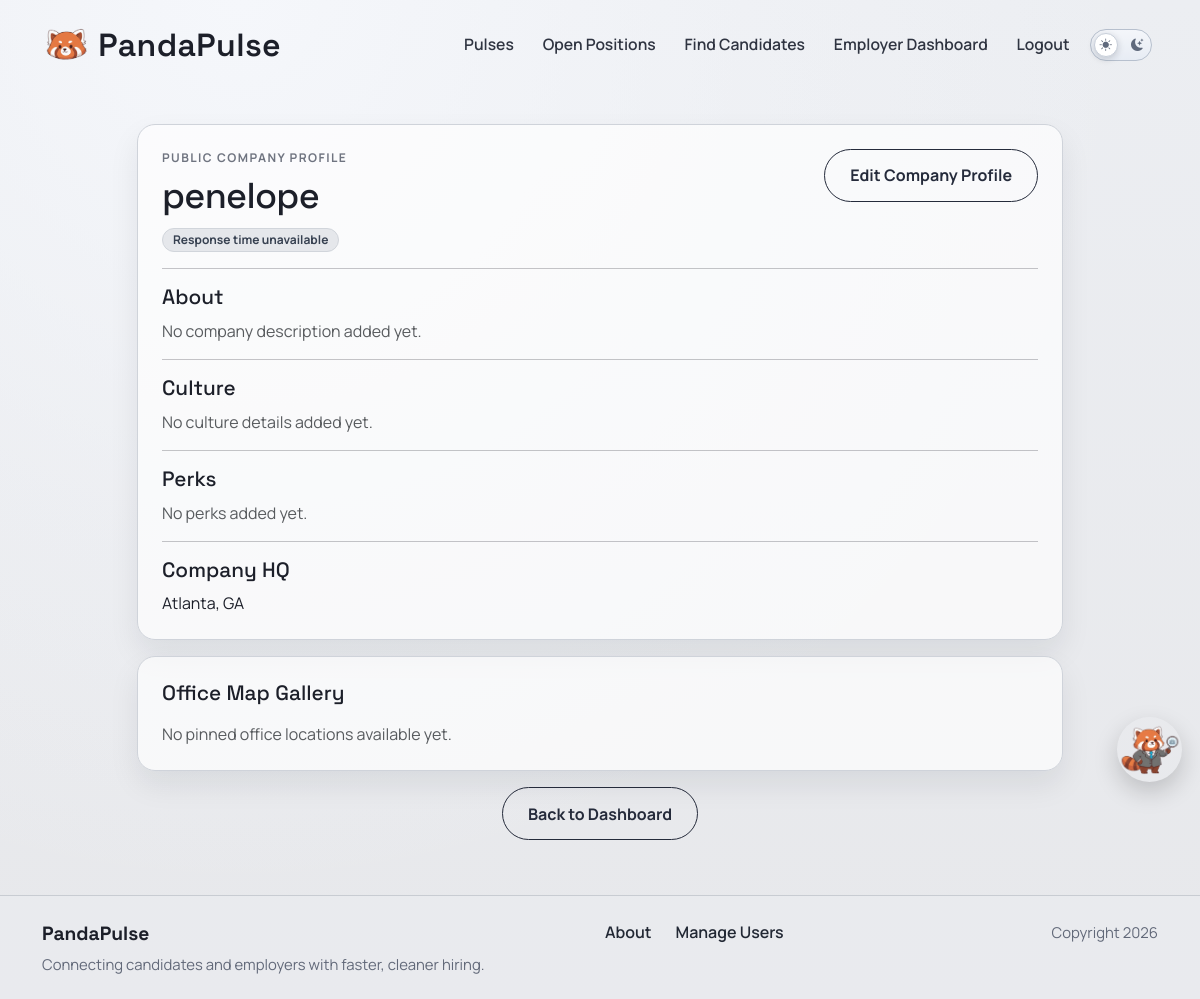
Screenshot of /accounts/company/penelope/ (signed in) with the database file from the repository.
### accounts/models.py (models this page shows, shortened)
class Profile(models.Model):
    class AccountType(models.TextChoices):
        APPLICANT = "APPLICANT", "Job Applicant"
        EMPLOYER = "EMPLOYER", "Employer"
    user = models.OneToOneField(settings.AUTH_USER_MODEL, on_delete=models.CASCADE, related_name="profile")
    last_activity = models.DateTimeField(null=True, blank=True)
    is_typing = models.BooleanField(default=False)
    last_typing_update = models.DateTimeField(null=True, blank=True)
    account_type = models.CharField(
        max_length=20,
        choices=AccountType.choices,
        default=AccountType.APPLICANT
    )
    profile_picture = models.ImageField(
        upload_to="profile_pics/",
        blank=True,
        null=True
    )
    resume_file = models.FileField(
        upload_to="profile_resumes/",
        blank=True,
        null=True,
    )
    headline = models.CharField(max_length=120, blank=True)
    skills = models.CharField(max_length=300, blank=True)
    education = models.TextField(blank=True)
    work_experience = models.TextField(blank=True)
    location = models.CharField(max_length=255, blank=True)
    address_line_1 = models.CharField(max_length=255, blank=True)
    address_line_2 = models.CharField(max_length=255, blank=True)
    city = models.CharField(max_length=100, blank=True)
    state = models.CharField(max_length=100, blank=True)
    postal_code = models.CharField(max_length=20, blank=True)
    country = models.CharField(max_length=100, blank=True, default="United States")
    projects = models.TextField(blank=True)
    parsed_resume_skills = models.TextField(blank=True)
    company_name = models.CharField(max_length=120, blank=True)
    company_website = models.URLField(blank=True)
    company_description = models.TextField(blank=True)
    company_culture = models.TextField(blank=True)
    company_perks = models.TextField(blank=True)
    visible_to_recruiters = models.BooleanField(
        default=True,
        help_text="Allow recruiters to view your profile."
    )
    show_headline = models.BooleanField(default=True)
    show_skills = models.BooleanField(default=True)
    show_education = models.BooleanField(default=True)
    show_work_experience = models.BooleanField(default=True)
    show_links = models.BooleanField(default=True)
    hide_email_from_employers = models.BooleanField(default=False)
    created_at = models.DateTimeField(auto_now_add=True)

### accounts/views.py (the view)
# urls.py: path("company/<str:username>/", views.company_profile, name="accounts.company_profile"),
@login_required
def company_profile(request, username):
    User = get_user_model()
    company_user = get_object_or_404(User, username=username)
    profile, _ = Profile.objects.get_or_create(user=company_user)
    is_owner = request.user == company_user
    if profile.account_type != Profile.AccountType.EMPLOYER:
        raise Http404("Company profile not available.")
    if not is_owner and not _is_applicant(request.user):
        return HttpResponseForbidden("Only applicants can view company profiles.")
    office_jobs = (
        JobPost.objects.filter(owner=company_user, office_location__isnull=False)
        .select_related("office_location")
        .order_by("-created_at")
    )
    perks = [perk.strip() for perk in (profile.company_perks or "").splitlines() if perk.strip()]
    response_sla = build_response_sla_by_employer_ids([company_user.id]).get(company_user.id)
    default_back_url = reverse("jobposts.dashboard") if is_owner else reverse("accounts.company_search")
    default_back_label = "Dashboard" if is_owner else "Company Search"
    return render(
        request,
        "accounts/company_profile.html",
        {
            "template_data": {
                "title": f"{profile.company_name or company_user.username} Company Profile",
                "company_user": company_user,
                "profile": profile,
                "is_owner": is_owner,
                "perks": perks,
                "office_jobs": office_jobs,
                "response_sla": response_sla,
                "current_url": current_request_url(request),
                "back_navigation": build_back_navigation(
                    request,
                    default_back_url,
                    default_label=default_back_label,
                ),
            }
        },
    )

### accounts/context_processors.py (called while the page is built)
def can_post_job(request):
    if not request.user.is_authenticated:
        return {"can_post_job": False}
    is_employer = Profile.objects.filter(
        user=request.user,
        account_type=Profile.AccountType.EMPLOYER,
    ).exists()
    return {"can_post_job": is_employer}

### project2/navigation.py (called while the page is built)
def safe_local_navigation_url(request, candidate_url):
    candidate_url = (candidate_url or "").strip()
    if not candidate_url:
        return ""
    if not url_has_allowed_host_and_scheme(
        candidate_url,
        allowed_hosts={request.get_host()},
        require_https=request.is_secure(),
    ):
        return ""
    parsed = urlsplit(candidate_url)
    safe_url = parsed.path or "/"
    if parsed.query:
        safe_url = f"{safe_url}?{parsed.query}"
    if parsed.fragment:
        safe_url = f"{safe_url}#{parsed.fragment}"
    return safe_url

def current_request_url(request):
    return safe_local_navigation_url(request, request.get_full_path()) or "/"

def navigation_label_for_url(url, default_label="Dashboard"):
    parsed = urlsplit((url or "").strip())
    path = parsed.path or "/"
    query = parse_qs(parsed.query)
    try:
        match = resolve(path)
    except Resolver404:
        return default_label
    if match.view_name == "jobposts.dashboard":
        tab = (query.get("tab") or [""])[0]
        return DASHBOARD_TAB_LABELS.get(tab, "Dashboard")
    return VIEW_LABELS.get(match.view_name, default_label)

### project2/response_sla.py (called while the page is built)
def build_response_sla(avg_hours):
    if avg_hours is None:
        return {
            "label": "Response time unavailable",
            "css_class": "is-neutral",
            "hours": None,
        }
    return {
        "label": f"Responds in {format_response_time_window(avg_hours)}",
        "css_class": f"is-{response_sla_tone(avg_hours)}",
        "hours": round(avg_hours, 1),
    }

### accounts/templates/accounts/company_profile.html (shortened to what this page needs)
{% extends 'base.html' %}
{% block content %}
<section class="page-shell">
  <div class="container">
    <div class="row justify-content-center">
      <div class="col-lg-10">
        <div class="surface-card">
          <div class="d-flex justify-content-between align-items-start gap-3 flex-wrap">
            <div>
              <p class="page-kicker mb-2">Public company profile</p>
              <h1 class="page-title page-title-sm mb-1">
                {{ template_data.profile.company_name|default:template_data.company_user.username }}
              </h1>
              {% if template_data.response_sla %}
                <div class="mt-2">
                  <span class="sla-badge {{ template_data.response_sla.css_class }}">
                    {{ template_data.response_sla.label }}
                  </span>
                </div>
              {% endif %}
            </div>
            {% if template_data.is_owner %}
              <a class="secondary-btn" href="{% url 'accounts.company_profile_edit' %}?return_to={{ template_data.current_url|urlencode }}">Edit Company Profile</a>
            {% endif %}
          </div>
          <hr>
          <h5 class="surface-title">About</h5>
          {% if template_data.profile.company_description %}
            <p style="white-space:pre-wrap;">{{ template_data.profile.company_description }}</p>
          {% else %}
            <p class="text-muted">No company description added yet.</p>
          {% endif %}
          <hr>
          <h5 class="surface-title">Culture</h5>
          {% if template_data.profile.company_culture %}
            <p style="white-space:pre-wrap;">{{ template_data.profile.company_culture }}</p>
          {% else %}
            <p class="text-muted">No culture details added yet.</p>
          {% endif %}
          <hr>
          <h5 class="surface-title">Perks</h5>
          {% if template_data.perks %}
            <ul class="mb-0">
              {% for perk in template_data.perks %}
                <li>{{ perk }}</li>
              {% endfor %}
            </ul>
          {% else %}
            <p class="text-muted">No perks added yet.</p>
          {% endif %}
          <hr>
          <h5 class="surface-title">Company HQ</h5>
          {% if template_data.profile.city and template_data.profile.state %}
            <p class="mb-0">{{ template_data.profile.city }}, {{ template_data.profile.state }}</p>
          {% else %}
            <p class="text-muted mb-0">No headquarters location added yet.</p>
          {% endif %}
        </div>
        <div class="surface-card mt-3">
          <h5 class="surface-title mb-3">Office Map Gallery</h5>
          {% if template_data.office_jobs %}
            <div class="row g-3">
              {% for job in template_data.office_jobs %}
                <div class="col-md-6">
                  <div class="border rounded-3 p-3 h-100">
                    <div class="fw-semibold mb-1">{{ job.title }}</div>
                    <div class="small text-muted mb-2">{{ job.location }}</div>
                    <div class="ratio ratio-16x9 mb-2">
                      <iframe title="Office map for {{ job.title }}" src="{{ job.office_location.osm_embed_url }}" style="border:1px solid #e5e7eb;" loading="lazy"></iframe>
                    </div>
                    <div class="small text-muted">
                      {% if job.office_location.full_address %}{{ job.office_location.full_address }} - {% endif %}
                      <a href="{{ job.office_location.osm_link_url }}" target="_blank" rel="noopener noreferrer">Open in Google Maps</a>
                    </div>
                  </div>
                </div>
              {% endfor %}
            </div>
          {% else %}
            <p class="text-muted mb-0">No pinned office locations available yet.</p>
          {% endif %}
        </div>
        <div class="text-center mt-3">
          <a class="secondary-btn" href="{{ template_data.back_navigation.url }}">{{ template_data.back_navigation.text }}</a>
        </div>
      </div>
    </div>
  </div>
</section>
{% endblock content %}

### project2/static/css/style.css (style rules this page uses)
:root { --bg-base: #e7e8eb; --ink: #1c1f29; --ink-muted: #515662; --line: #c3c8d0; --panel: #9fc3df; --panel-2: #c8deef; }
* { box-sizing: border-box; }
body { margin: 0; min-height: 100vh; font-family: "Manrope", sans-serif; color: var(--ink); background: radial-gradient(circle at 20% 0%, #f5f7fb 0%, rgba(245, 247, 251, 0.3) 38%, transparent 65%), linear-gradient(180deg, #eceef2 0%, var(--bg-base) 100%); }
.primary-btn, .secondary-btn, .danger-btn { display: inline-flex; align-items: center; justify-content: center; text-decoration: none; border-radius: 999px; font-weight: 700; padding: 0.85rem 1.55rem; min-width: 158px; transition: transform 0.22s ease, box-shadow 0.22s ease, background 0.22s ease; }
.secondary-btn { border: 1.3px solid #252b3b; color: #252b3b; }
.page-shell { padding: 2.1rem 0 3.4rem; }
.page-title { font-family: "Space Grotesk", sans-serif; font-size: clamp(2rem, 4.8vw, 3.2rem); letter-spacing: -0.02em; margin-bottom: 0.7rem; }
.page-title-sm { font-size: clamp(1.65rem, 3.5vw, 2.25rem); }
.page-kicker { text-transform: uppercase; letter-spacing: 0.12em; font-size: 0.75rem; font-weight: 700; color: #6f7480; }
.surface-card { background: rgba(255, 255, 255, 0.68); border: 1px solid #cfd3da; border-radius: 18px; padding: 1.5rem; box-shadow: 0 14px 30px rgba(18, 23, 36, 0.08); }
.surface-title { font-family: "Space Grotesk", sans-serif; font-size: 1.3rem; margin-bottom: 0.55rem; }
.sla-badge { display: inline-flex; align-items: center; justify-content: center; text-align: center; border-radius: 999px; border: 1px solid transparent; padding: 0.26rem 0.62rem; font-size: 0.75rem; font-weight: 700; line-height: 1.2; white-space: nowrap; }
.sla-badge.is-neutral { background: #e5e7eb; color: #374151; border-color: #d1d5db; }

### project2/static/mascot/panda.css (style rules this page uses)
:root { --panda-size: 65px; --panda-z: 9999; --panda-shadow: 0 10px 25px rgba(0, 0, 0, .18); --panda-gap: 10px; --panda-bubble-bg: rgba(0, 0, 0, .82); --panda-bubble-color: #fff; --panda-bubble-radius: 12px; --panda-bubble-font: 12px; --panda-bubble-pad-y: 10px; --panda-bubble-pad-x: 30px; --panda-bubble-maxw: 350px; }

### rows the page displays
Profile: profile.company_name "penelope", profile.city "Atlanta", profile.state "GA"

### other values shown
{{ template_data.response_sla.label }} "Response time unavailable"
{{ template_data.back_navigation.text }} "Back to Dashboard"
